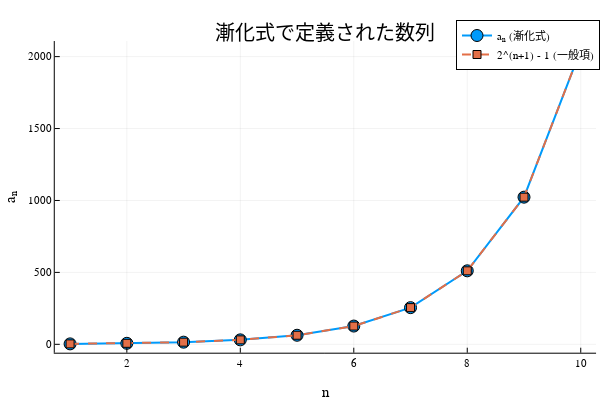

Notebook code for this chart:
### Code cell
# 数列のグラフ化
n_values = 1:10
a_values = efficient_sequence(10)

plot(n_values, a_values, 
     label="aₙ (漸化式)", 
     lw=2, 
     marker=:circle, 
     markersize=6)

# 一般項との比較
general_values = [2^(n+1) - 1 for n in n_values]
plot!(n_values, general_values, 
      label="2^(n+1) - 1 (一般項)", 
      lw=2, 
      ls=:dash,
      marker=:square,
      markersize=4)

title!("漸化式で定義された数列")
xlabel!("n")
ylabel!("aₙ")
# yscale!(:log10)  # 対数スケール

### Figure 1 — Plotly figure (JSON) as saved in the notebook; plotly's stock layout.template omitted (floating-point values rounded to 4 significant figures)
{"data": [{"colorbar": {"len": 0.8657, "title": "", "x": 0.9934, "y": 0.5087}, "legendgroup": "aₙ (漸化式)", "line": {"color": "rgba(0, 154, 250, 1.000)", "dash": "solid", "shape": "linear", "width": 2}, "marker": {"color": "rgba(0, 154, 250, 1.000)", "line": {"color": "rgba(0, 0, 0, 1.000)", "width": 1}, "size": 12, "symbol": "circle"}, "mode": "lines+markers", "name": "aₙ (漸化式)", "showlegend": true, "type": "scatter", "x": [1, 2, 3, 4, 5, 6, 7, 8, 9, 10], "xaxis": "x", "y": [3, 7, 15, 31, 63, 127, 255, 511, 1023, 2047], "yaxis": "y"}, {"colorbar": {"len": 0.8657, "title": "", "x": 0.9934, "y": 0.5087}, "legendgroup": "2^(n+1) - 1 (一般項)", "line": {"color": "rgba(227, 111, 71, 1.000)", "dash": "dash", "shape": "linear", "width": 2}, "marker": {"color": "rgba(227, 111, 71, 1.000)", "line": {"color": "rgba(0, 0, 0, 1.000)", "width": 1}, "size": 8, "symbol": "square"}, "mode": "lines+markers", "name": "2^(n+1) - 1 (一般項)", "showlegend": true, "type": "scatter", "x": [1, 2, 3, 4, 5, 6, 7, 8, 9, 10], "xaxis": "x", "y": [3, 7, 15, 31, 63, 127, 255, 511, 1023, 2047], "yaxis": "y"}], "layout": {"annotations": [{"font": {"color": "rgba(0, 0, 0, 1.000)", "family": "sans-serif", "size": 20}, "rotation": 0, "showarrow": false, "text": "漸化式で定義された数列", "x": 0.5424, "xanchor": "center", "xref": "paper", "y": 1, "yanchor": "top", "yref": "paper"}], "height": 400, "legend": {"bgcolor": "rgba(255, 255, 255, 1.000)", "bordercolor": "rgba(0, 0, 0, 1.000)", "borderwidth": 1, "font": {"color": "rgba(0, 0, 0, 1.000)", "family": "sans-serif", "size": 11}, "title": {"font": {"color": "rgba(0, 0, 0, 1.000)", "family": "sans-serif", "size": 15}, "text": ""}, "tracegroupgap": 0, "traceorder": "normal", "x": 1, "xanchor": "auto", "y": 1, "yanchor": "auto"}, "margin": {"b": 20, "l": 0, "r": 0, "t": 20}, "paper_bgcolor": "rgba(255, 255, 255, 1.000)", "plot_bgcolor": "rgba(255, 255, 255, 1.000)", "showlegend": true, "width": 600, "xaxis": {"anchor": "y", "domain": [0.09128, 0.9934], "gridcolor": "rgba(0, 0, 0, 0.100)", "gridwidth": 0.5, "linecolor": "rgba(0, 0, 0, 1.000)", "mirror": false, "range": [0.73, 10.27], "showgrid": true, "showline": true, "showticklabels": true, "tickangle": 0, "tickcolor": "rgb(0, 0, 0)", "tickfont": {"color": "rgba(0, 0, 0, 1.000)", "family": "sans-serif", "size": 11}, "tickmode": "array", "ticks": "inside", "ticktext": ["2", "4", "6", "8", "10"], "tickvals": [2, 4, 6, 8, 10], "title": "n", "titlefont": {"color": "rgba(0, 0, 0, 1.000)", "family": "sans-serif", "size": 15}, "type": "-", "visible": true, "zeroline": false, "zerolinecolor": "rgba(0, 0, 0, 1.000)"}, "yaxis": {"anchor": "x", "domain": [0.07581, 0.9415], "gridcolor": "rgba(0, 0, 0, 0.100)", "gridwidth": 0.5, "linecolor": "rgba(0, 0, 0, 1.000)", "mirror": false, "range": [-58.32, 2108.0], "showgrid": true, "showline": true, "showticklabels": true, "tickangle": 0, "tickcolor": "rgb(0, 0, 0)", "tickfont": {"color": "rgba(0, 0, 0, 1.000)", "family": "sans-serif", "size": 11}, "tickmode": "array", "ticks": "inside", "ticktext": ["0", "500", "1000", "1500", "2000"], "tickvals": [0, 500, 1000, 1500, 2000], "title": "aₙ", "titlefont": {"color": "rgba(0, 0, 0, 1.000)", "family": "sans-serif", "size": 15}, "type": "-", "visible": true, "zeroline": false, "zerolinecolor": "rgba(0, 0, 0, 1.000)"}}}
